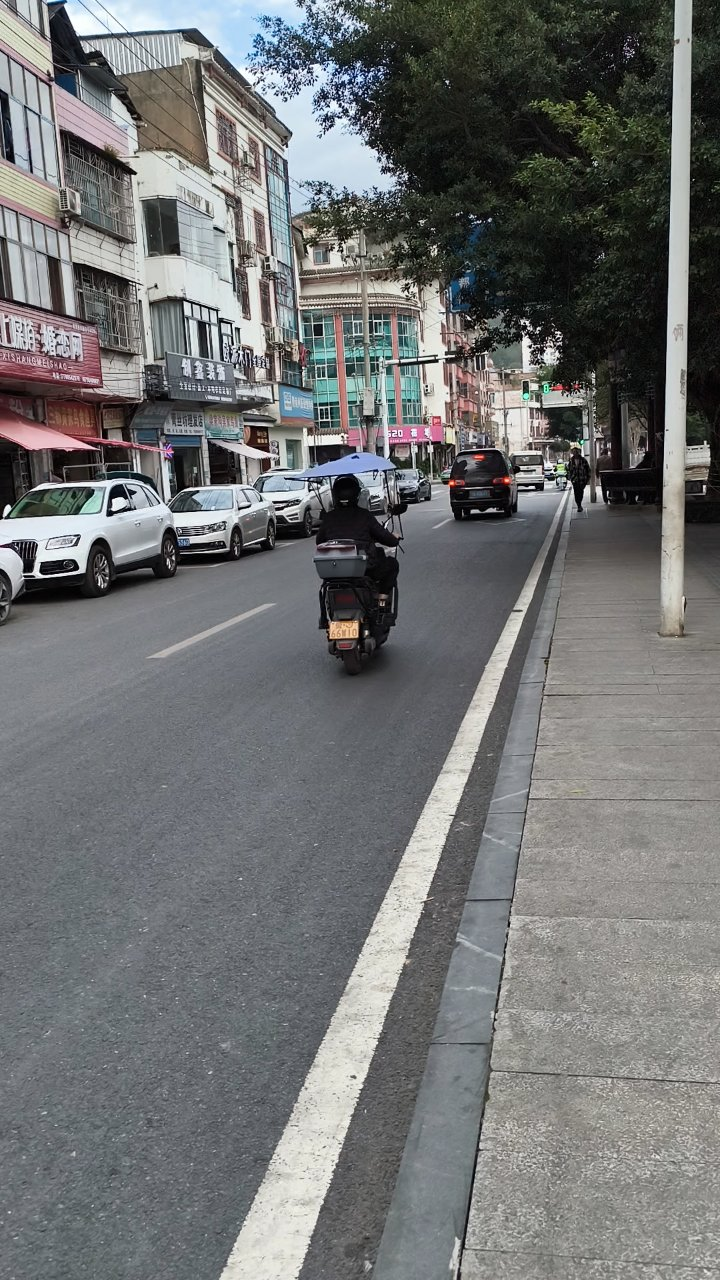
#> input picture web/samples/street.jpg, 720 x 1280 px
$ python make_test_video.py
#> lines starting #> are read from the running program, lines starting #| are printed output that depends on the picture
#!/usr/bin/env python
"""把几张真实照片拼成一段测试视频，用来在没有摄像头时验证实时推理。

每张图片会做轻微的平移，避免所有帧完全一样。

用法：
    python tools/make_test_video.py
    python tools/make_test_video.py --out test.mp4 --frames-per-image 40
"""

from __future__ import annotations

import argparse
import sys
from pathlib import Path

ROOT = Path(__file__).resolve().parents[1]

DEFAULT_IMAGES = [
    ROOT / "web" / "samples" / "street.jpg",
    ROOT / "datasets" / "coco8" / "images" / "val" / "000000000036.jpg",
    ROOT / "datasets" / "coco8" / "images" / "val" / "000000000049.jpg",
    ROOT / "datasets" / "coco8" / "images" / "val" / "000000000061.jpg",
]


def parse_args() -> argparse.Namespace:
    parser = argparse.ArgumentParser(description="生成实时推理测试视频")
    parser.add_argument("--out", default=str(ROOT / "runs" / "test-realtime.mp4"))
    parser.add_argument("--size", type=int, default=640, help="输出边长")
    parser.add_argument("--frames-per-image", type=int, default=40)
    parser.add_argument("--fps", type=int, default=30)
    return parser.parse_args()


def main() -> int:
    args = parse_args()
    try:
        import cv2
    except ImportError:
        print("需要 opencv-python：pip install opencv-python", file=sys.stderr)
        return 2

    images = [path for path in DEFAULT_IMAGES if path.exists()]
    if not images:
        print(
            "没有找到可用图片（先运行 tools/fetch_coco8.py 或放入 web/samples/）",
            file=sys.stderr,
        )
        return 2

    out = Path(args.out)
    out.parent.mkdir(parents=True, exist_ok=True)
    writer = cv2.VideoWriter(
        str(out),
        cv2.VideoWriter_fourcc(*"mp4v"),
        float(args.fps),
        (args.size, args.size),
    )
    if not writer.isOpened():
        print(f"无法创建视频：{out}", file=sys.stderr)
        return 1

    total = 0
    for path in images:
        frame = cv2.imread(str(path))
#> frame is the input picture: shape (1280, 720, 3); mean B, G, R 114.6, 114.4, 112.8
        if frame is None:
            continue
        height, width = frame.shape[:2]
#> height = 1280; width = 720
        scale = max(args.size / width, args.size / height)
#> scale = 0.889
        resized = cv2.resize(frame, (int(width * scale), int(height * scale)))
        max_x = max(0, resized.shape[1] - args.size)
#> max_x = 0
        max_y = max(0, resized.shape[0] - args.size)
#> max_y = 497
        for index in range(args.frames_per_image):
            # 轻微平移，制造一点运动感
            offset = index % 12
            x = min(max_x, offset)
            y = min(max_y, offset // 2)
            crop = resized[y : y + args.size, x : x + args.size]
            if crop.shape[0] != args.size or crop.shape[1] != args.size:
                crop = cv2.resize(crop, (args.size, args.size))
            writer.write(crop)
            total += 1
#> this loop made 40 passes
#> pass 1, in main, `crop = resized[y : y + args.size, x : x + args.size]`:
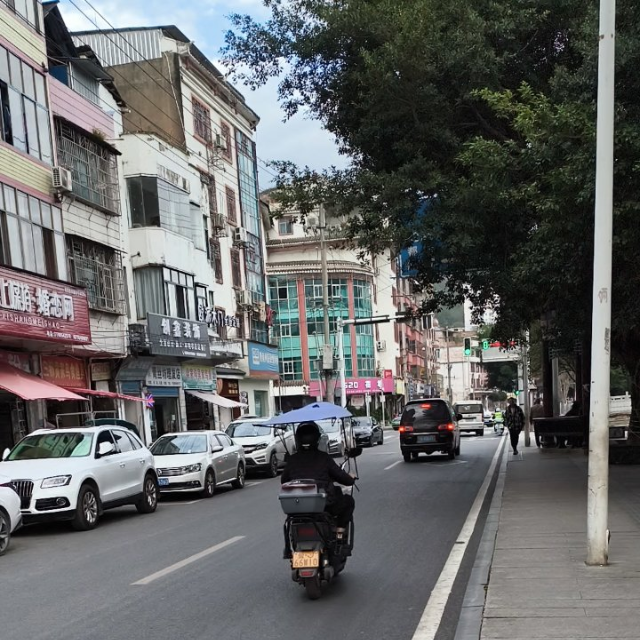
#> crop: shape (640, 640, 3); mean B, G, R 103, 103, 101.7
#> pass 3, in main, `crop = resized[y : y + args.size, x : x + args.size]`:
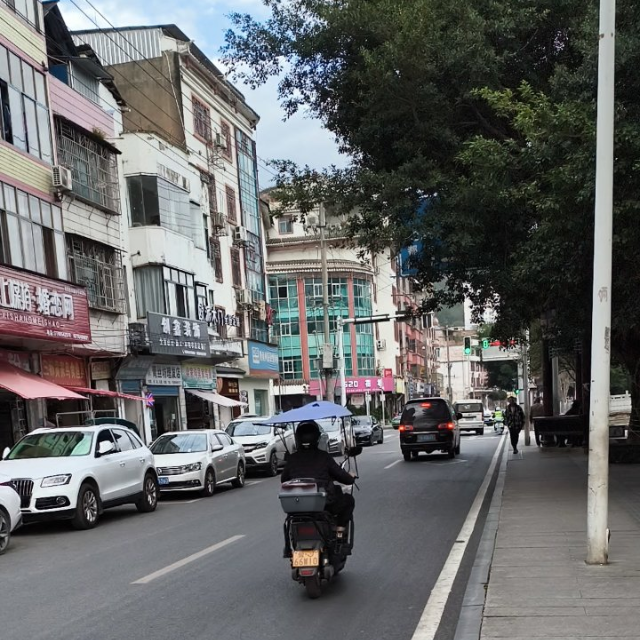
#> crop: shape (640, 640, 3); mean B, G, R 103, 103, 101.7
#> after the loop, total = 40
        print(f"  已写入 {path.name}（{args.frames_per_image} 帧）")

    writer.release()
    print(f"\n完成：{out}（{total} 帧，{args.fps} fps，约 {total / args.fps:.1f} 秒）")
#| 完成：runs/test-realtime.mp4（40 帧，30 fps，约 1.3 秒）
    print("\n接下来可以这样跑实时推理基准：")
    print(
        "  python yolo\\realtime.py "
        "--weights runs\\train\\coco8-ft\\weights\\best.pt "
        f"--source {out.as_posix()} --no-show --max-frames {total}"
    )
#|   python yolo\realtime.py --weights runs\train\coco8-ft\weights\best.pt --source runs/test-realtime.mp4 --no-show --max-frames 40
    return 0


if __name__ == "__main__":
    raise SystemExit(main())
#> (the program exits here)

$ run again, with web/samples/zidane.jpg copied over web/samples/street.jpg
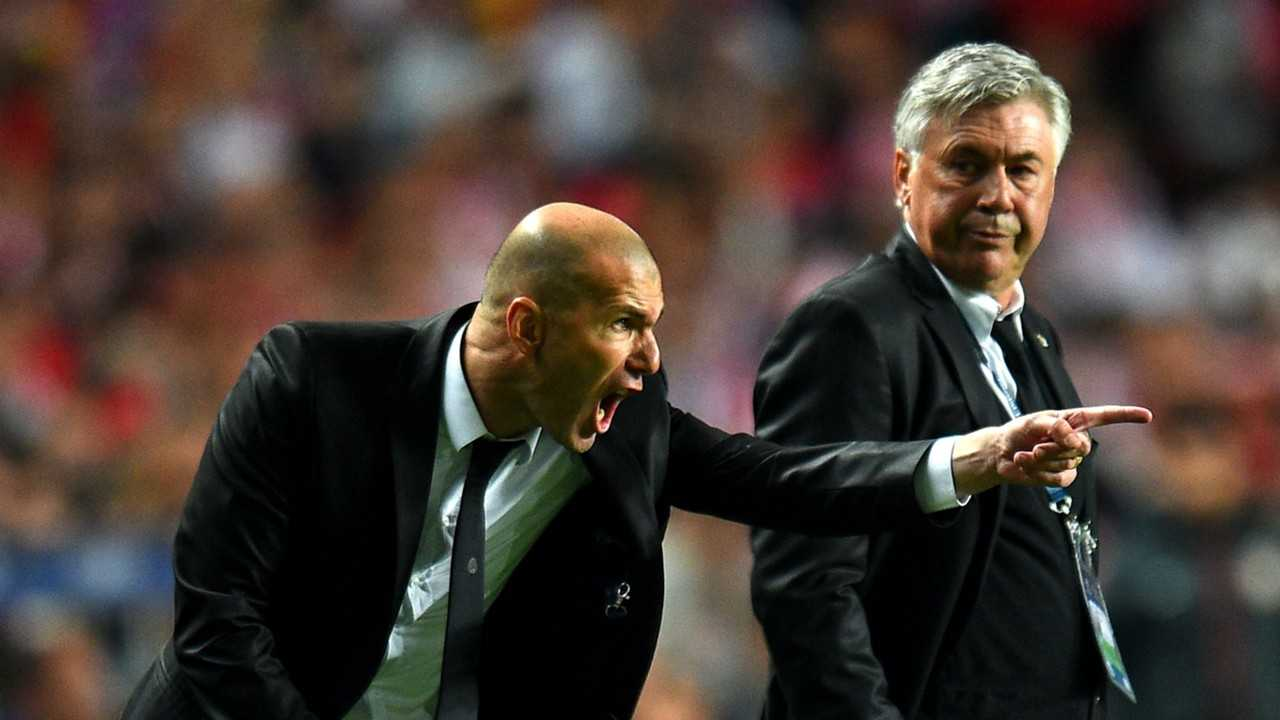
#> input picture web/samples/zidane.jpg, 1280 x 720 px
#> in main, frame is the input picture: shape (720, 1280, 3); mean B, G, R 51.3, 58.2, 69.5
#> the loop in main, `for index in range(args.frames_per_image):` made 40 passes
#> pass 1, in main, `crop = resized[y : y + args.size, x : x + args.size]`:
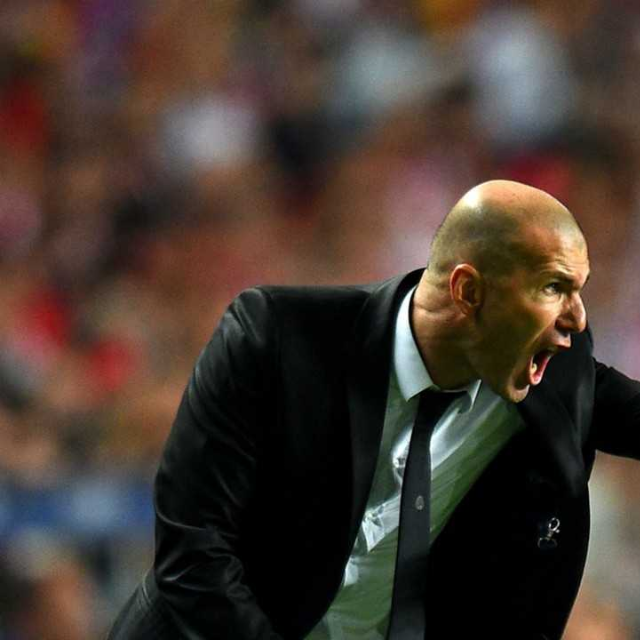
#> crop: shape (640, 640, 3); mean B, G, R 48.9, 57.3, 70.5
#> pass 3, in main, `crop = resized[y : y + args.size, x : x + args.size]`:
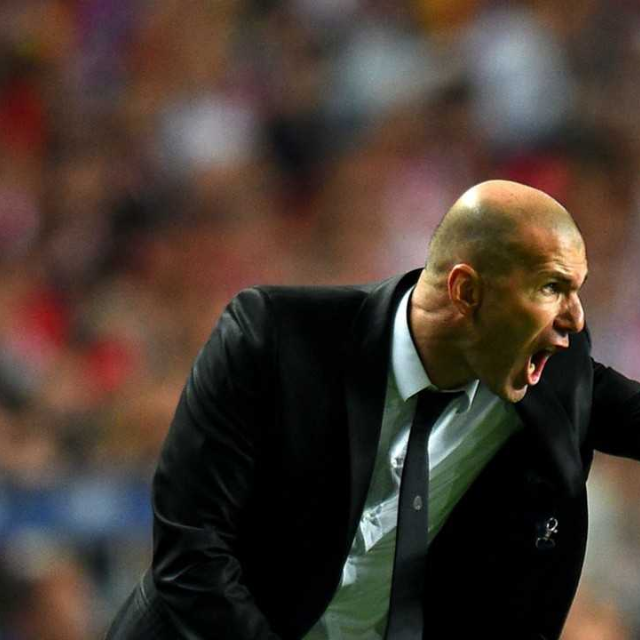
#> crop: shape (640, 640, 3); mean B, G, R 49, 57.4, 70.5
#> after the loop in main, `for index in range(args.frames_per_image):`: total = 40
#| 完成：runs/test-realtime.mp4（40 帧，30 fps，约 1.3 秒）
#|   python yolo\realtime.py --weights runs\train\coco8-ft\weights\best.pt --source runs/test-realtime.mp4 --no-show --max-frames 40
